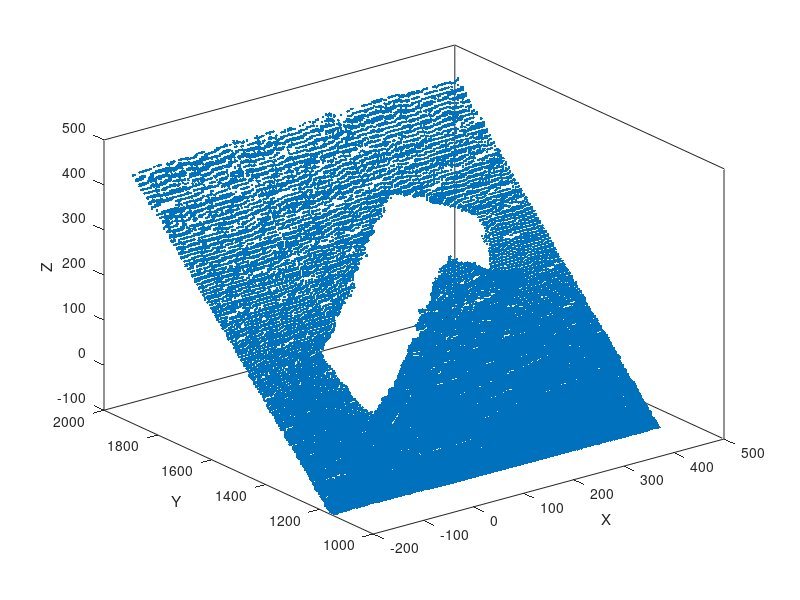
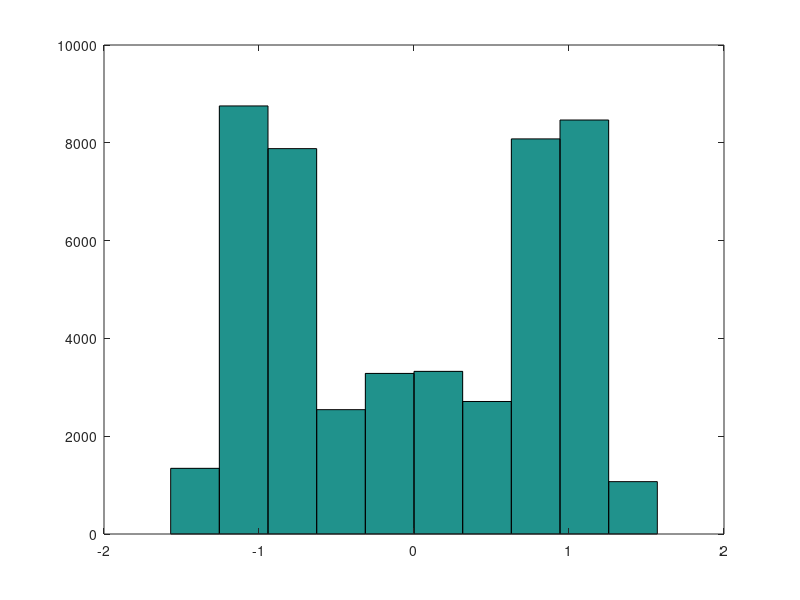
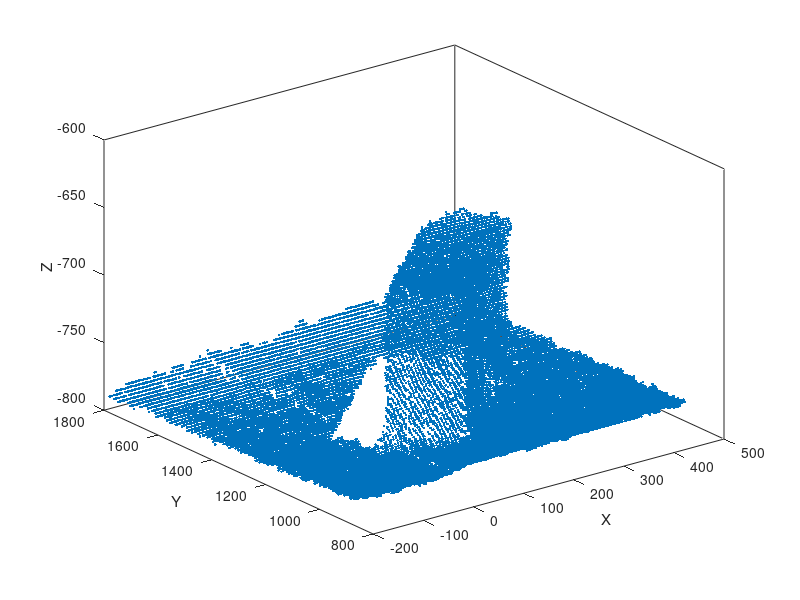
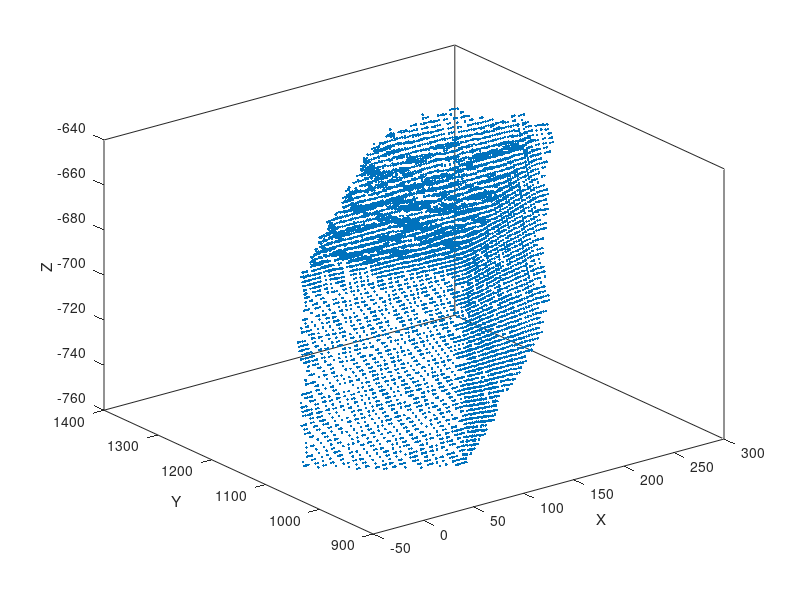

MATLAB code to generate these figures, in order:
clear all
clc

load('roiX.mat');
load('roiY.mat');
load('roiZ.mat');

% % On regarde si le resultat convient
figure();
plot3(roiX,roiY,roiZ,'.');
xlabel('X'); ylabel('Y'), zlabel('Z');
box on;

%% **********************************************************************
% Partie 1.1-2 : Triangulation de Delaunay
%   On utilise la methode de Delaunay pour organiser les points en
%   triangles, afin de recuperer les differents plans
%   ******* A completer ******* %
TRI = delaunay(roiX,roiY);
figure()
trisurf(TRI,roiX,roiY,roiZ);

A = [roiX(TRI(:, 1))' roiY(TRI(:, 1))' roiZ(TRI(:, 1))'];
B = [roiY(TRI(:, 2))' roiY(TRI(:, 2))' roiZ(TRI(:, 2))'];
C = [roiZ(TRI(:, 3))' roiY(TRI(:, 3))' roiZ(TRI(:, 3))'];
Vac = C-A;
Vbc = C-B;
Vab = B-A;
N = cross (Vab ,Vbc) / norm(cross (Vab ,Vbc));
%% **********************************************************************
% Partie 1.1-3 : Histogramme (elevation)
%   ******* A completer ******* %
[azimuth,elevation,r] = cart2sph(N(:,1),N(:,2),N(:,3));

% Affichage de l'histogramme
%   ******* A completer ******* %
hist(elevation)



%% **********************************************************************
% Partie 1.1-4 : Rotation de la scene pour recuperer les points a la surface
% de l'objet

% On recupere l'orientation des normales grace a l'histogramme
%   ******* A completer ******* %


% Calcul de la matrice de rotation
%   ******* A decommenter et completer ******* %
a =-0.65;
R = [ 1      0    0       ;
      0    cos(a) -sin(a) ;
      0    sin(a)  cos(a)  ];
  
roi = [roiX;roiY;roiZ];
roiR = R*roi;


%% Affichage du resultat de la rotation
figure();
plot3(roiR(1,:),roiR(2,:),roiR(3,:),'.');
xlabel('X'); ylabel('Y'), zlabel('Z');
box on;

%% Seuillage entre les points du sol et la surface de l'objet
s=size(roiR);
j=1;
for i=1:s(2)
    if (roiR(3,i) > -750)
        modele(:,j)=roiR(:,i);
        j=j+1;
    end
end


%% Affichage du resultat
figure();
plot3(modele(1,:),modele(2,:),modele(3,:),'.');
xlabel('X'); ylabel('Y'), zlabel('Z');
box on;


%% Si le resultat est correct, on sauvegarde les donnees selectionnees
save('modele.mat','modele');

